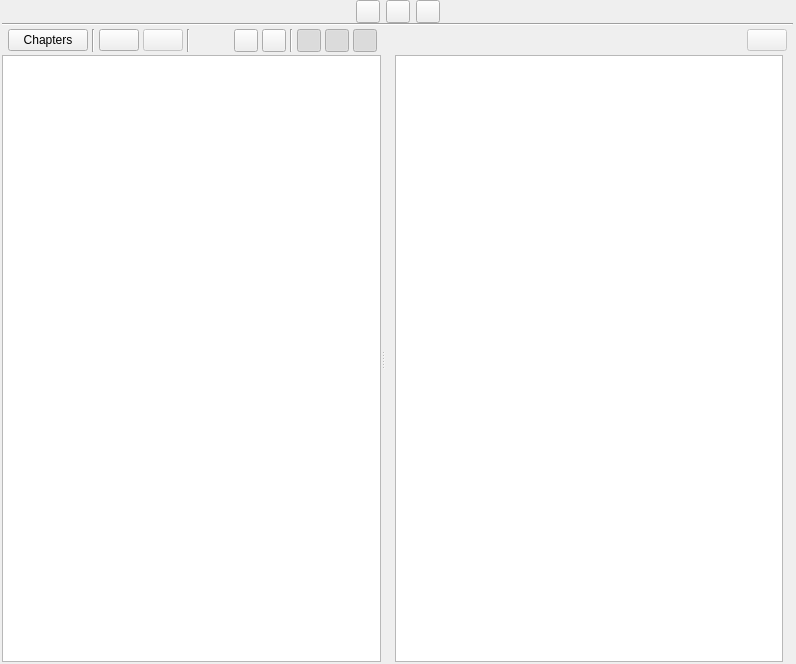
<?xml version="1.0" encoding="UTF-8"?>
<ui version="4.0">
 <class>ScenesView</class>
 <widget class="QWidget" name="ScenesView">
  <property name="geometry">
   <rect>
    <x>0</x>
    <y>0</y>
    <width>796</width>
    <height>664</height>
   </rect>
  </property>
  <property name="windowTitle">
   <string>Form</string>
  </property>
  <layout class="QVBoxLayout" name="verticalLayout">
   <property name="spacing">
    <number>2</number>
   </property>
   <property name="leftMargin">
    <number>2</number>
   </property>
   <property name="topMargin">
    <number>0</number>
   </property>
   <property name="rightMargin">
    <number>3</number>
   </property>
   <property name="bottomMargin">
    <number>2</number>
   </property>
   <item>
    <widget class="QStackedWidget" name="stackedWidget">
     <property name="currentIndex">
      <number>0</number>
     </property>
     <widget class="QWidget" name="pageView">
      <layout class="QVBoxLayout" name="verticalLayout_4">
       <property name="spacing">
        <number>0</number>
       </property>
       <property name="leftMargin">
        <number>0</number>
       </property>
       <property name="topMargin">
        <number>0</number>
       </property>
       <property name="rightMargin">
        <number>0</number>
       </property>
       <property name="bottomMargin">
        <number>0</number>
       </property>
       <item>
        <widget class="QWidget" name="widget_2" native="true">
         <layout class="QHBoxLayout" name="horizontalLayout_4">
          <property name="leftMargin">
           <number>0</number>
          </property>
          <property name="topMargin">
           <number>0</number>
          </property>
          <property name="rightMargin">
           <number>0</number>
          </property>
          <property name="bottomMargin">
           <number>0</number>
          </property>
          <item>
           <spacer name="horizontalSpacer_5">
            <property name="orientation">
             <enum>Qt::Horizontal</enum>
            </property>
            <property name="sizeHint" stdset="0">
             <size>
              <width>40</width>
              <height>20</height>
             </size>
            </property>
           </spacer>
          </item>
          <item>
           <widget class="QToolButton" name="btnTableView">
            <property name="cursor">
             <cursorShape>PointingHandCursor</cursorShape>
            </property>
            <property name="text">
             <string/>
            </property>
            <property name="checkable">
             <bool>true</bool>
            </property>
            <property name="checked">
             <bool>false</bool>
            </property>
            <attribute name="buttonGroup">
             <string notr="true">btnGroupViews</string>
            </attribute>
           </widget>
          </item>
          <item>
           <widget class="QToolButton" name="btnActionsView">
            <property name="cursor">
             <cursorShape>PointingHandCursor</cursorShape>
            </property>
            <property name="text">
             <string/>
            </property>
            <property name="checkable">
             <bool>true</bool>
            </property>
            <attribute name="buttonGroup">
             <string notr="true">btnGroupViews</string>
            </attribute>
           </widget>
          </item>
          <item>
           <widget class="QToolButton" name="btnStatusView">
            <property name="cursor">
             <cursorShape>PointingHandCursor</cursorShape>
            </property>
            <property name="text">
             <string/>
            </property>
            <property name="checkable">
             <bool>true</bool>
            </property>
            <attribute name="buttonGroup">
             <string notr="true">btnGroupViews</string>
            </attribute>
           </widget>
          </item>
          <item>
           <spacer name="horizontalSpacer_8">
            <property name="orientation">
             <enum>Qt::Horizontal</enum>
            </property>
            <property name="sizeHint" stdset="0">
             <size>
              <width>40</width>
              <height>20</height>
             </size>
            </property>
           </spacer>
          </item>
         </layout>
        </widget>
       </item>
       <item>
        <widget class="Line" name="line_4">
         <property name="orientation">
          <enum>Qt::Horizontal</enum>
         </property>
        </widget>
       </item>
       <item>
        <widget class="QWidget" name="widget" native="true">
         <layout class="QHBoxLayout" name="horizontalLayout">
          <property name="spacing">
           <number>4</number>
          </property>
          <property name="leftMargin">
           <number>6</number>
          </property>
          <property name="topMargin">
           <number>3</number>
          </property>
          <property name="rightMargin">
           <number>6</number>
          </property>
          <property name="bottomMargin">
           <number>3</number>
          </property>
          <item>
           <widget class="QPushButton" name="btnChaptersToggle">
            <property name="cursor">
             <cursorShape>PointingHandCursor</cursorShape>
            </property>
            <property name="text">
             <string>Chapters</string>
            </property>
            <property name="checkable">
             <bool>true</bool>
            </property>
           </widget>
          </item>
          <item>
           <widget class="Line" name="line">
            <property name="orientation">
             <enum>Qt::Vertical</enum>
            </property>
           </widget>
          </item>
          <item>
           <widget class="QPushButton" name="btnNew">
            <property name="maximumSize">
             <size>
              <width>130</width>
              <height>16777215</height>
             </size>
            </property>
            <property name="cursor">
             <cursorShape>PointingHandCursor</cursorShape>
            </property>
            <property name="text">
             <string/>
            </property>
            <property name="shortcut">
             <string>Ctrl+N</string>
            </property>
            <property name="positive" stdset="0">
             <bool>true</bool>
            </property>
           </widget>
          </item>
          <item>
           <widget class="QPushButton" name="btnEdit">
            <property name="enabled">
             <bool>false</bool>
            </property>
            <property name="maximumSize">
             <size>
              <width>130</width>
              <height>16777215</height>
             </size>
            </property>
            <property name="cursor">
             <cursorShape>PointingHandCursor</cursorShape>
            </property>
            <property name="text">
             <string/>
            </property>
            <property name="shortcut">
             <string>E</string>
            </property>
           </widget>
          </item>
          <item>
           <widget class="Line" name="line_2">
            <property name="orientation">
             <enum>Qt::Vertical</enum>
            </property>
           </widget>
          </item>
          <item>
           <spacer name="horizontalSpacer_4">
            <property name="orientation">
             <enum>Qt::Horizontal</enum>
            </property>
            <property name="sizeType">
             <enum>QSizePolicy::Preferred</enum>
            </property>
            <property name="sizeHint" stdset="0">
             <size>
              <width>40</width>
              <height>20</height>
             </size>
            </property>
           </spacer>
          </item>
          <item>
           <widget class="QToolButton" name="btnGraphs">
            <property name="cursor">
             <cursorShape>PointingHandCursor</cursorShape>
            </property>
            <property name="text">
             <string/>
            </property>
            <property name="popupMode">
             <enum>QToolButton::InstantPopup</enum>
            </property>
           </widget>
          </item>
          <item>
           <widget class="QToolButton" name="btnFilter">
            <property name="cursor">
             <cursorShape>PointingHandCursor</cursorShape>
            </property>
            <property name="text">
             <string/>
            </property>
           </widget>
          </item>
          <item>
           <widget class="Line" name="line_3">
            <property name="orientation">
             <enum>Qt::Vertical</enum>
            </property>
           </widget>
          </item>
          <item>
           <widget class="QToolButton" name="btnAct1">
            <property name="cursor">
             <cursorShape>PointingHandCursor</cursorShape>
            </property>
            <property name="text">
             <string/>
            </property>
            <property name="checkable">
             <bool>true</bool>
            </property>
            <property name="checked">
             <bool>true</bool>
            </property>
           </widget>
          </item>
          <item>
           <widget class="QToolButton" name="btnAct2">
            <property name="cursor">
             <cursorShape>PointingHandCursor</cursorShape>
            </property>
            <property name="text">
             <string/>
            </property>
            <property name="checkable">
             <bool>true</bool>
            </property>
            <property name="checked">
             <bool>true</bool>
            </property>
           </widget>
          </item>
          <item>
           <widget class="QToolButton" name="btnAct3">
            <property name="cursor">
             <cursorShape>PointingHandCursor</cursorShape>
            </property>
            <property name="text">
             <string/>
            </property>
            <property name="checkable">
             <bool>true</bool>
            </property>
            <property name="checked">
             <bool>true</bool>
            </property>
           </widget>
          </item>
          <item>
           <spacer name="horizontalSpacer_10">
            <property name="orientation">
             <enum>Qt::Horizontal</enum>
            </property>
            <property name="sizeHint" stdset="0">
             <size>
              <width>40</width>
              <height>20</height>
             </size>
            </property>
           </spacer>
          </item>
          <item>
           <widget class="QPushButton" name="btnDelete">
            <property name="enabled">
             <bool>false</bool>
            </property>
            <property name="maximumSize">
             <size>
              <width>130</width>
              <height>16777215</height>
             </size>
            </property>
            <property name="cursor">
             <cursorShape>PointingHandCursor</cursorShape>
            </property>
            <property name="text">
             <string/>
            </property>
            <property name="shortcut">
             <string>Del</string>
            </property>
            <property name="deconstructive" stdset="0">
             <bool>true</bool>
            </property>
           </widget>
          </item>
         </layout>
        </widget>
       </item>
       <item>
        <widget class="QSplitter" name="splitterLeft">
         <property name="sizePolicy">
          <sizepolicy hsizetype="Expanding" vsizetype="Expanding">
           <horstretch>0</horstretch>
           <verstretch>0</verstretch>
          </sizepolicy>
         </property>
         <property name="orientation">
          <enum>Qt::Horizontal</enum>
         </property>
         <widget class="QWidget" name="wgtChapters" native="true">
          <layout class="QVBoxLayout" name="verticalLayout_2">
           <item>
            <widget class="ActionBasedTreeView" name="treeChapters">
             <property name="sizePolicy">
              <sizepolicy hsizetype="Preferred" vsizetype="Expanding">
               <horstretch>0</horstretch>
               <verstretch>0</verstretch>
              </sizepolicy>
             </property>
             <property name="mouseTracking">
              <bool>true</bool>
             </property>
             <property name="dragEnabled">
              <bool>true</bool>
             </property>
             <property name="dragDropMode">
              <enum>QAbstractItemView::DragDrop</enum>
             </property>
             <property name="indentation">
              <number>20</number>
             </property>
             <property name="rootIsDecorated">
              <bool>true</bool>
             </property>
             <property name="itemsExpandable">
              <bool>true</bool>
             </property>
             <attribute name="headerVisible">
              <bool>false</bool>
             </attribute>
             <attribute name="headerStretchLastSection">
              <bool>false</bool>
             </attribute>
            </widget>
           </item>
          </layout>
         </widget>
         <widget class="QWidget" name="layoutWidget">
          <layout class="QHBoxLayout" name="horizontalLayout_2">
           <item>
            <spacer name="horizontalSpacer_2">
             <property name="orientation">
              <enum>Qt::Horizontal</enum>
             </property>
             <property name="sizeType">
              <enum>QSizePolicy::Preferred</enum>
             </property>
             <property name="sizeHint" stdset="0">
              <size>
               <width>10</width>
               <height>10</height>
              </size>
             </property>
            </spacer>
           </item>
           <item>
            <widget class="QStackedWidget" name="stackScenes">
             <property name="currentIndex">
              <number>0</number>
             </property>
             <widget class="QWidget" name="pageDefault">
              <layout class="QVBoxLayout" name="verticalLayout_5">
               <property name="spacing">
                <number>0</number>
               </property>
               <property name="leftMargin">
                <number>0</number>
               </property>
               <property name="topMargin">
                <number>0</number>
               </property>
               <property name="rightMargin">
                <number>0</number>
               </property>
               <property name="bottomMargin">
                <number>0</number>
               </property>
               <item>
                <widget class="QTableView" name="tblScenes">
                 <property name="editTriggers">
                  <set>QAbstractItemView::AllEditTriggers</set>
                 </property>
                 <property name="dragEnabled">
                  <bool>true</bool>
                 </property>
                 <property name="dragDropOverwriteMode">
                  <bool>false</bool>
                 </property>
                 <property name="dragDropMode">
                  <enum>QAbstractItemView::DragDrop</enum>
                 </property>
                 <property name="defaultDropAction">
                  <enum>Qt::MoveAction</enum>
                 </property>
                 <property name="alternatingRowColors">
                  <bool>false</bool>
                 </property>
                 <property name="selectionMode">
                  <enum>QAbstractItemView::SingleSelection</enum>
                 </property>
                 <property name="selectionBehavior">
                  <enum>QAbstractItemView::SelectItems</enum>
                 </property>
                 <property name="iconSize">
                  <size>
                   <width>45</width>
                   <height>45</height>
                  </size>
                 </property>
                 <property name="showGrid">
                  <bool>false</bool>
                 </property>
                 <property name="sortingEnabled">
                  <bool>false</bool>
                 </property>
                 <property name="wordWrap">
                  <bool>true</bool>
                 </property>
                 <attribute name="horizontalHeaderCascadingSectionResizes">
                  <bool>false</bool>
                 </attribute>
                 <attribute name="horizontalHeaderStretchLastSection">
                  <bool>true</bool>
                 </attribute>
                 <attribute name="verticalHeaderVisible">
                  <bool>true</bool>
                 </attribute>
                 <attribute name="verticalHeaderDefaultSectionSize">
                  <number>50</number>
                 </attribute>
                </widget>
               </item>
              </layout>
             </widget>
             <widget class="QWidget" name="pageStages">
              <layout class="QVBoxLayout" name="verticalLayout_7">
               <property name="spacing">
                <number>0</number>
               </property>
               <property name="leftMargin">
                <number>0</number>
               </property>
               <property name="topMargin">
                <number>0</number>
               </property>
               <property name="rightMargin">
                <number>0</number>
               </property>
               <property name="bottomMargin">
                <number>0</number>
               </property>
               <item>
                <layout class="QVBoxLayout" name="verticalLayout_6">
                 <item>
                  <layout class="QHBoxLayout" name="horizontalLayout_3">
                   <property name="spacing">
                    <number>1</number>
                   </property>
                   <item>
                    <widget class="QWidget" name="wdgProgressCharts" native="true">
                     <property name="sizePolicy">
                      <sizepolicy hsizetype="Preferred" vsizetype="Maximum">
                       <horstretch>0</horstretch>
                       <verstretch>0</verstretch>
                      </sizepolicy>
                     </property>
                     <layout class="QHBoxLayout" name="horizontalLayout_5">
                      <property name="spacing">
                       <number>0</number>
                      </property>
                      <property name="leftMargin">
                       <number>0</number>
                      </property>
                      <property name="topMargin">
                       <number>0</number>
                      </property>
                      <property name="rightMargin">
                       <number>0</number>
                      </property>
                      <property name="bottomMargin">
                       <number>0</number>
                      </property>
                     </layout>
                    </widget>
                   </item>
                   <item>
                    <spacer name="horizontalSpacer">
                     <property name="orientation">
                      <enum>Qt::Horizontal</enum>
                     </property>
                     <property name="sizeHint" stdset="0">
                      <size>
                       <width>40</width>
                       <height>20</height>
                      </size>
                     </property>
                    </spacer>
                   </item>
                  </layout>
                 </item>
                 <item>
                  <widget class="QTableView" name="tblSceneStages">
                   <property name="sizePolicy">
                    <sizepolicy hsizetype="Expanding" vsizetype="Expanding">
                     <horstretch>0</horstretch>
                     <verstretch>0</verstretch>
                    </sizepolicy>
                   </property>
                   <property name="cursor" stdset="0">
                    <cursorShape>PointingHandCursor</cursorShape>
                   </property>
                  </widget>
                 </item>
                </layout>
               </item>
              </layout>
             </widget>
            </widget>
           </item>
           <item>
            <spacer name="horizontalSpacer_3">
             <property name="orientation">
              <enum>Qt::Horizontal</enum>
             </property>
             <property name="sizeType">
              <enum>QSizePolicy::Preferred</enum>
             </property>
             <property name="sizeHint" stdset="0">
              <size>
               <width>10</width>
               <height>10</height>
              </size>
             </property>
            </spacer>
           </item>
          </layout>
         </widget>
        </widget>
       </item>
      </layout>
     </widget>
     <widget class="QWidget" name="pageEditor">
      <layout class="QVBoxLayout" name="verticalLayout_3">
       <property name="spacing">
        <number>0</number>
       </property>
       <property name="leftMargin">
        <number>0</number>
       </property>
       <property name="topMargin">
        <number>0</number>
       </property>
       <property name="rightMargin">
        <number>0</number>
       </property>
       <property name="bottomMargin">
        <number>0</number>
       </property>
      </layout>
     </widget>
    </widget>
   </item>
  </layout>
 </widget>
 <customwidgets>
  <customwidget>
   <class>ActionBasedTreeView</class>
   <extends>QTreeView</extends>
   <header>src.main.python.plotlyst.view.widget.tree_view</header>
  </customwidget>
 </customwidgets>
 <resources/>
 <connections/>
 <buttongroups>
  <buttongroup name="btnGroupViews"/>
 </buttongroups>
</ui>
